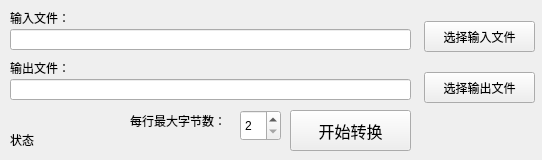
<?xml version="1.0" encoding="UTF-8"?>
<ui version="4.0">
 <class>Widget</class>
 <widget class="QWidget" name="Widget">
  <property name="geometry">
   <rect>
    <x>0</x>
    <y>0</y>
    <width>542</width>
    <height>160</height>
   </rect>
  </property>
  <property name="windowTitle">
   <string>Widget</string>
  </property>
  <widget class="QLineEdit" name="lE_input_file">
   <property name="geometry">
    <rect>
     <x>10</x>
     <y>29</y>
     <width>401</width>
     <height>21</height>
    </rect>
   </property>
   <property name="readOnly">
    <bool>true</bool>
   </property>
  </widget>
  <widget class="QLineEdit" name="lE_output_file">
   <property name="geometry">
    <rect>
     <x>10</x>
     <y>79</y>
     <width>401</width>
     <height>21</height>
    </rect>
   </property>
   <property name="readOnly">
    <bool>true</bool>
   </property>
  </widget>
  <widget class="QPushButton" name="pB_select_input_file">
   <property name="geometry">
    <rect>
     <x>424</x>
     <y>21</y>
     <width>111</width>
     <height>31</height>
    </rect>
   </property>
   <property name="text">
    <string>选择输入文件</string>
   </property>
  </widget>
  <widget class="QPushButton" name="pB_select_output_file">
   <property name="geometry">
    <rect>
     <x>424</x>
     <y>72</y>
     <width>111</width>
     <height>31</height>
    </rect>
   </property>
   <property name="text">
    <string>选择输出文件</string>
   </property>
  </widget>
  <widget class="QPushButton" name="pB_start_convert">
   <property name="geometry">
    <rect>
     <x>290</x>
     <y>110</y>
     <width>121</width>
     <height>41</height>
    </rect>
   </property>
   <property name="font">
    <font>
     <pointsize>12</pointsize>
    </font>
   </property>
   <property name="text">
    <string>开始转换</string>
   </property>
  </widget>
  <widget class="QLabel" name="lb_notice">
   <property name="geometry">
    <rect>
     <x>10</x>
     <y>130</y>
     <width>211</width>
     <height>20</height>
    </rect>
   </property>
   <property name="text">
    <string>状态</string>
   </property>
  </widget>
  <widget class="QLabel" name="label_2">
   <property name="geometry">
    <rect>
     <x>10</x>
     <y>10</y>
     <width>281</width>
     <height>16</height>
    </rect>
   </property>
   <property name="text">
    <string>输入文件：</string>
   </property>
  </widget>
  <widget class="QLabel" name="label_3">
   <property name="geometry">
    <rect>
     <x>10</x>
     <y>60</y>
     <width>321</width>
     <height>16</height>
    </rect>
   </property>
   <property name="text">
    <string>输出文件：</string>
   </property>
  </widget>
  <widget class="QSpinBox" name="sB_line_byte_num">
   <property name="geometry">
    <rect>
     <x>240</x>
     <y>110</y>
     <width>41</width>
     <height>31</height>
    </rect>
   </property>
   <property name="readOnly">
    <bool>false</bool>
   </property>
   <property name="minimum">
    <number>2</number>
   </property>
   <property name="maximum">
    <number>32</number>
   </property>
  </widget>
  <widget class="QLabel" name="label">
   <property name="geometry">
    <rect>
     <x>130</x>
     <y>110</y>
     <width>101</width>
     <height>21</height>
    </rect>
   </property>
   <property name="text">
    <string>每行最大字节数：</string>
   </property>
  </widget>
 </widget>
 <layoutdefault spacing="6" margin="11"/>
 <resources/>
 <connections/>
</ui>
